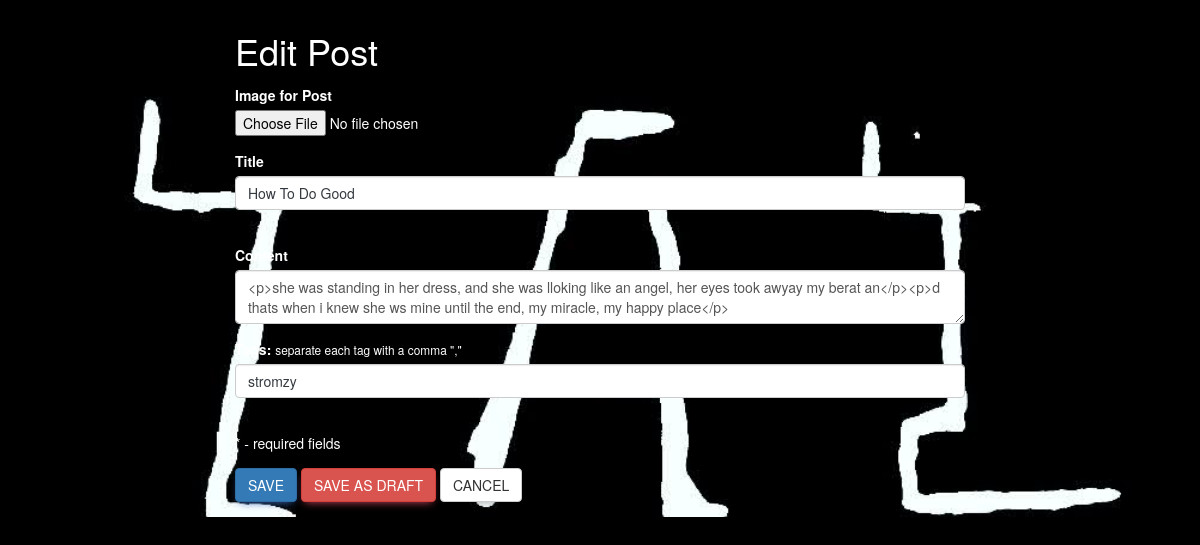
Page /admin/edit_post/how-to-do-good (signed in) on the committed database.
### app/models.py (models this page shows, shortened)
class Post(db.Model):
    id = db.Column(db.String, primary_key=True, default=lambda: str(uuid.uuid4()))
    post_image = db.Column(db.String, nullable=False, default='def_post.png')
    title = db.Column(db.String, nullable=False)
    content = db.Column(db.Text, nullable=False)
    slug = db.Column(db.String, nullable=False, unique=True)
    created_at = db.Column(db.DateTime, default=datetime.utcnow)
    updated_at = db.Column(db.DateTime, onupdate=datetime.utcnow)
    published = db.Column(db.Boolean, default=False)
    tags = db.Column(db.String())
    author_id = db.Column(db.Integer, db.ForeignKey('admin.id'), nullable=False)
    images = db.relationship('Images', backref='post', lazy=True)

### app/admin/admin.py (the view, shortened to what this page needs)
@admin.route('/edit_post/<string:slug>', methods=['POST', 'GET'])
@login_required
def edit_post(slug):
    if current_user.is_authenticated:
        form = PostForm()
        post = Post.query.filter_by(slug=slug).first()
        if request.method == 'GET':
            form.title.data = post.title
            form.content.data = post.content
            form.tags.data = post.tags
    return render_template('edit_post.html', form=form, title='Edit Post')

### app/wtforms.py
class PostForm(FlaskForm):
    post_image = FileField('Image for Post')
    title = StringField('Title', validators=[DataRequired()])
    content = TextAreaField('Content')
    tags = StringField('Tags: ', validators=[DataRequired()])
    submit = SubmitField('Publish')

### app/models.py (called while the page is built)
@login_manager.user_loader
def load_user(Admin_id):
    return Admin.query.get(Admin_id)

### app/admin/templates/edit_post.html (shortened to what this page needs)
{% extends "base2.html" %}
{% block content %}
<div class="container text-dark">
<div class="row">
   <div class="col-md-8 offset-md-2">
       <h1 class="text-white">Edit Post</h1>
       <form action="" method="POST" enctype="multipart/form-data">
           <div class="form-group">
               {{ form.post_image.label (class="form-control-label text-white")}}
               {{ form.post_image (class="form-control-label text-white") }}
           </div>
           <div data-mdb-input-init>
               {{ form.title.label (class='form-control-label text-white') }}
               {{ form.title (class="form-outline form-control mb-6 text-dark") }}
           </div>
           <div class="form-group">
               {{ form.content.label(class="form-label text-white") }}
               {{ form.content(class="form-control", id="summernote") }}
           </div>
           <div data-mdb-input-init>
               {{ form.tags.label (class='form-control-label text-white') }}
               <span class="require text-white"><small>separate each tag with a comma ","</small></span>
               {{ form.tags (class="form-outline form-control mb-6 text-dark") }}
           </div>
           <div class="form-group">
               <p class="text-white"><span class="require">*</span> - required fields</p>
           </div>
           <div class="form-group">
               <button type="submit" class="btn btn-primary" onclick="document.getElementById('actionField').value='publish'">Save</button>
               <button type="submit" class="btn btn-danger" onclick="document.getElementById('actionField').value='draft'">Save as Draft</button>
               <button type="submit" class="btn btn-default" onclick="document.getElementById('actionField').value='cancel'">Cancel</button>
           </div>
       </form>
</div>
</div>
</div>
{% endblock %}

### rows in the picture
Post: title "How To Do Good", content "<p>she was standing in her dress, and she was lloking like an angel, her eyes took awyay my berat an</p><p>d thats when i knew she ws mine until the end, my miracle, my happy place</p>", tags "stromzy"
